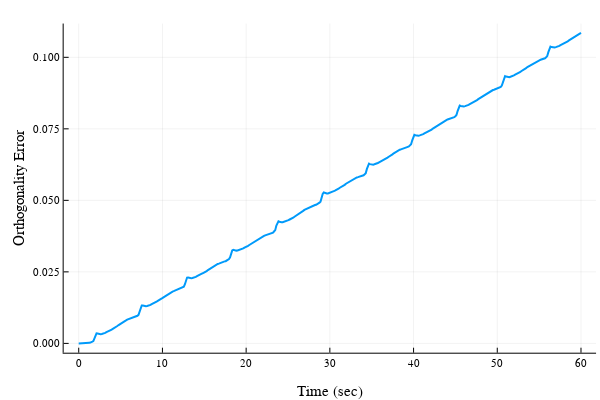

This figure's notebook cell:
### Code cell
#Plot the orthogonality error vs. time for the rotation matrix
Qerr = zeros(length(sol_Q.t))
for k = 1:length(sol_Q.t)
    Qk = reshape(sol_Q.u[k][1:9],3,3)
    
    # TODO: calculate the orthogonality error of the rotation matrix 
    Qerr[k] = 100.0 

end

plot(sol_Q.t,Qerr,xlabel="Time (sec)",ylabel="Orthogonality Error",label="",lw=2)

### Figure 1 — Plotly figure (JSON) as saved in the notebook; plotly's stock layout.template omitted (floating-point values rounded to 4 significant figures; data arrays with more than 128 entries replaced by an {"elided": "..."} marker saying what was removed)
{"data": [{"colorbar": {"title": ""}, "legendgroup": "", "line": {"color": "rgba(0, 154, 250, 1.000)", "dash": "solid", "shape": "linear", "width": 2}, "mode": "lines", "name": "", "showlegend": false, "type": "scatter", "x": {"elided": "442 float values"}, "xaxis": "x", "y": {"elided": "442 float values"}, "yaxis": "y", "zmax": null, "zmin": null}], "layout": {"annotations": [], "height": 400, "legend": {"bgcolor": "rgba(255, 255, 255, 1.000)", "bordercolor": "rgba(0, 0, 0, 1.000)", "borderwidth": 1, "font": {"color": "rgba(0, 0, 0, 1.000)", "family": "sans-serif", "size": 11}, "title": {"font": {"color": "rgba(0, 0, 0, 1.000)", "family": "sans-serif", "size": 15}, "text": ""}, "tracegroupgap": 0, "traceorder": "normal", "x": 1, "xanchor": "auto", "y": 1, "yanchor": "auto"}, "margin": {"b": 20, "l": 0, "r": 0, "t": 20}, "paper_bgcolor": "rgba(255, 255, 255, 1.000)", "plot_bgcolor": "rgba(255, 255, 255, 1.000)", "showlegend": true, "width": 600, "xaxis": {"anchor": "y", "domain": [0.1061, 0.9934], "gridcolor": "rgba(0, 0, 0, 0.100)", "gridwidth": 0.5, "linecolor": "rgba(0, 0, 0, 1.000)", "mirror": false, "range": [-1.8, 61.8], "showgrid": true, "showline": true, "showticklabels": true, "tickangle": 0, "tickcolor": "rgb(0, 0, 0)", "tickfont": {"color": "rgba(0, 0, 0, 1.000)", "family": "sans-serif", "size": 11}, "tickmode": "array", "ticks": "inside", "ticktext": ["0", "10", "20", "30", "40", "50", "60"], "tickvals": [0, 10, 20, 30, 40, 50, 60], "title": "Time (sec)", "titlefont": {"color": "rgba(0, 0, 0, 1.000)", "family": "sans-serif", "size": 15}, "type": "-", "visible": true, "zeroline": false, "zerolinecolor": "rgba(0, 0, 0, 1.000)"}, "yaxis": {"anchor": "x", "domain": [0.07581, 0.9902], "gridcolor": "rgba(0, 0, 0, 0.100)", "gridwidth": 0.5, "linecolor": "rgba(0, 0, 0, 1.000)", "mirror": false, "range": [-0.003257, 0.1118], "showgrid": true, "showline": true, "showticklabels": true, "tickangle": 0, "tickcolor": "rgb(0, 0, 0)", "tickfont": {"color": "rgba(0, 0, 0, 1.000)", "family": "sans-serif", "size": 11}, "tickmode": "array", "ticks": "inside", "ticktext": ["0.000", "0.025", "0.050", "0.075", "0.100"], "tickvals": [0, 0.025, 0.05, 0.075, 0.1], "title": "Orthogonality Error", "titlefont": {"color": "rgba(0, 0, 0, 1.000)", "family": "sans-serif", "size": 15}, "type": "-", "visible": true, "zeroline": false, "zerolinecolor": "rgba(0, 0, 0, 1.000)"}}}
